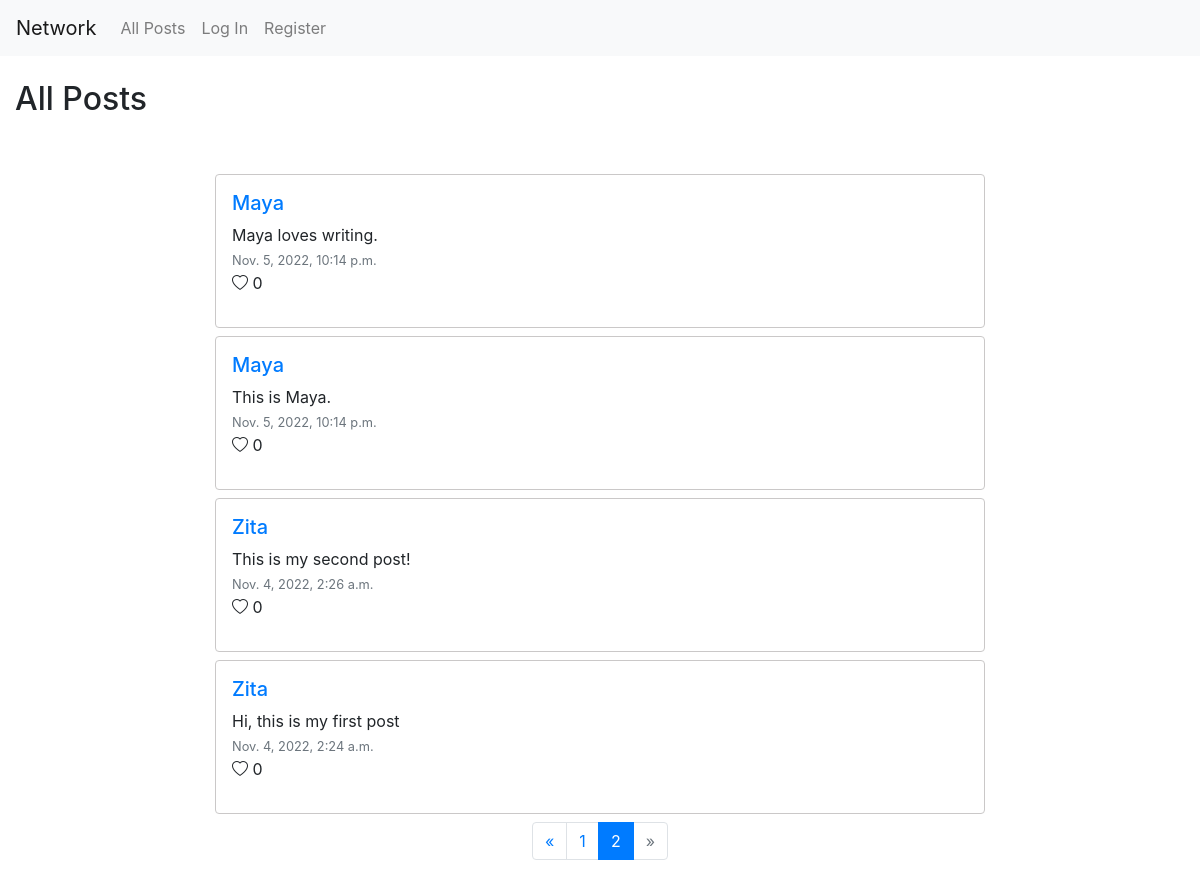
Screenshot of /?page=2 with the database file from the repository.
### network/models.py (models this page shows, shortened)
class Post(models.Model):
    poster = models.ForeignKey('User', on_delete=models.CASCADE, related_name='poster')
    content = models.TextField()
    date_created = models.DateTimeField(default=timezone.now)
    fan = models.ManyToManyField('User', related_name='likes', blank=True)

class User(AbstractUser):
    pass

### network/views.py (the view)
# urls.py: path("", views.index, name="index"),
def index(request):
    posts = Post.objects.all().order_by('date_created').reverse()
    paginator = Paginator(posts, 10)
    page_number = request.GET.get('page')
    page_obj = paginator.get_page(page_number)
    return render(request, "network/index.html", {
        'page_obj': page_obj
    })

### network/templates/network/index.html (shortened to what this page needs)
{% extends "network/layout.html" %}
{% block body %}
    <h2 class="my-4">All Posts</h2>
    <div class="row mb-5">
        <div class="col-lg-8 offset-lg-2 mt-4">
            {% include "network/posts.html" %}
    </div>
{% endblock %}

### network/templates/network/posts.html (shortened to what this page needs)
<div>
    {% for post in page_obj %}
    <div class="border rounded my-2 p-3 block-post" id="post-{{ post.id }}">
        <a href="{% url 'profile' post.poster %}"><h5>{{ post.poster }}</h5></a>
        <div id="post-details-{{ post.id }}">
            <ul class="list-unstyled">
                <li id="post-content-{{ post.id }}">{{ post.content }}</li>
                <li><small class="text-muted">{{ post.date_created }}</small></li>
                {% if post.poster != request.user %}
                    {% if post.fan is None or request.user not in post.fan.all %}
                    <li class="fan-{{ post.id }}"><i class="bi bi-heart" id="heart-empty" data-id="{{ post.id }}" data-action="like"></i> {{ post.fan.count }} </li>
                    {% else %}
                    <li class="fan-{{ post.id }}"><i class="bi bi-heart-fill" id="heart-fill" data-id="{{ post.id }}" data-action="unlike"></i> {{ post.fan.count }} </li>
                    {% endif %}
                {% else %}
                <li class="fan-{{ post.id }} disabled-icon"><i class="bi bi-heart" id="heart-empty" data-id="{{ post.id }}" data-action="like"></i> {{ post.fan.count }} </li>
                {% endif %}
            </ul>
        </div>
    </div>
    {% endfor %}
    <nav aria-label="Page navigation">
        <ul class="pagination justify-content-center">
            {% if page_obj.has_previous %}
            <li class="page-item">
                <a class="page-link" href="?page={{ page_obj.previous_page_number }}" aria-label="Previous">
                    <span aria-hidden="true">&laquo;</span>
                </a>
            </li>
            {% else %}
            <li class="page-item disabled">
                <a class="page-link" href="#" aria-label="Previous">
                    <span aria-hidden="true">&laquo;</span>
                </a>
            </li>
            {% endif %}
            {% for i in page_obj.paginator.page_range %}
                {% if i == page_obj.number %}
                <li class="page-item active">
                    <a class="page-link" href="?page={{ i }}">{{ i }}
                    </a>
                </li>
                {% else %}
                <li class="page-item">
                    <a class="page-link" href="?page={{ i }}">{{ i }}</a>
                </li>
                {% endif %}
            {% endfor %}
            {% if page_obj.has_next %}
            <li class="page-item">
                <a class="page-link" href="?page={{ page_obj.next_page_number }}" aria-label="Next">
                    <span aria-hidden="true">&raquo;</span>
                </a>
            </li>
            {% else %}
            <li class="page-item disabled">
                <a class="page-link" href="#" aria-label="Next">
                    <span aria-hidden="true">&raquo;</span>
                </a>
            </li>
            {% endif %}
        </ul>
    </nav>

### network/static/network/styles.css (style rules this page uses)
.block-post { border-color: rgb(202, 200, 200) !important; clear: both; }

### rows the page displays
Post: poster "Maya", content "Maya loves writing.", date_created "Nov. 5, 2022, 10:14 p.m.", fan.count "0"
Post: poster "Maya", content "This is Maya.", date_created "Nov. 5, 2022, 10:14 p.m.", fan.count "0"
Post: poster "Zita", content "This is my second post!", date_created "Nov. 4, 2022, 2:26 a.m.", fan.count "0"
Post: poster "Zita", content "Hi, this is my first post", date_created "Nov. 4, 2022, 2:24 a.m.", fan.count "0"

### other values shown
{{ i }} "1"
{{ i }} "2"
